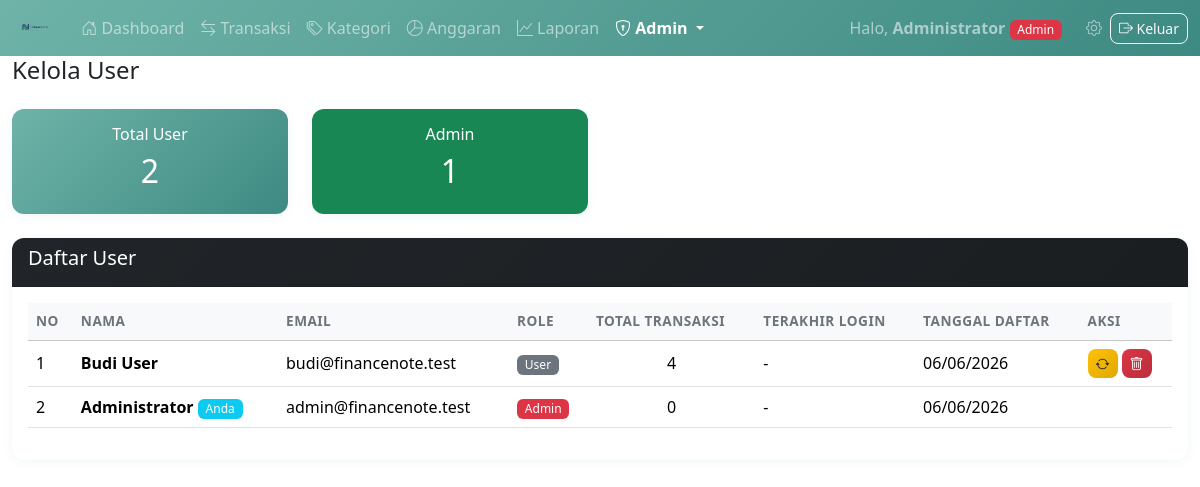
The page /pages/admin/users.php (signed in) on the database its author committed.
### tables this page shows
CREATE TABLE users (
    id                  INT AUTO_INCREMENT PRIMARY KEY,
    nama_lengkap        VARCHAR(100) NOT NULL,
    email               VARCHAR(100) NOT NULL UNIQUE,
    password            VARCHAR(255) NOT NULL,
    role                VARCHAR(20) DEFAULT 'user',
    mata_uang_default   VARCHAR(10) DEFAULT 'IDR',
    foto_profil         VARCHAR(255) NULL,
    tanggal_daftar      DATETIME DEFAULT CURRENT_TIMESTAMP,
    terakhir_login      DATETIME NULL
);

### pages/admin/users.php (the view, shortened to what this page needs)
<?php
require_once '../../includes/header.php';
require_once '../../includes/navbar.php';
$stmt = $pdo->query("
    SELECT u.*,
           COUNT(t.id) as total_transaksi
    FROM users u
    LEFT JOIN transaksi t ON t.user_id = u.id
    GROUP BY u.id
    ORDER BY u.tanggal_daftar DESC
");
$users = $stmt->fetchAll();
?>
<div class="container-fluid">
    <div class="d-flex justify-content-between align-items-center mb-3">
        <h4>Kelola User</h4>
    </div>
    <div class="row mb-4">
        <div class="col-md-3">
            <div class="card bg-primary text-white">
                <div class="card-body text-center">
                    <h6>Total User</h6>
                    <h2><?= count($users) ?></h2>
                </div>
            </div>
        </div>
        <div class="col-md-3">
            <div class="card bg-success text-white">
                <div class="card-body text-center">
                    <h6>Admin</h6>
                    <h2><?= count(array_filter($users, fn($u) => ($u['role'] ?? 'user') === 'admin')) ?></h2>
                </div>
            </div>
        </div>
    </div>
    <div class="card">
        <div class="card-header bg-dark text-white">
            <h5>Daftar User</h5>
        </div>
        <div class="card-body table-responsive">
            <table class="table table-hover align-middle">
                <thead class="table-light">
                    <tr>
                        <th>No</th>
                        <th>Nama</th>
                        <th>Email</th>
                        <th>Role</th>
                        <th>Total Transaksi</th>
                        <th>Terakhir Login</th>
                        <th>Tanggal Daftar</th>
                        <th>Aksi</th>
                    </tr>
                </thead>
                <tbody>
                    <?php if (empty($users)): ?>
                    <tr><td colspan="8" class="text-center text-muted py-3">Belum ada user.</td></tr>
                    <?php else: $no = 1; foreach ($users as $u): ?>
                    <tr>
                        <td><?= $no++ ?></td>
                        <td>
                            <strong><?= htmlspecialchars($u['nama_lengkap']) ?></strong>
                            <?php if ($u['id'] == $_SESSION['user_id']): ?>
                            <span class="badge bg-info">Anda</span>
                            <?php endif; ?>
                        </td>
                        <td><?= htmlspecialchars($u['email']) ?></td>
                        <td>
                            <span class="badge bg-<?= ($u['role'] ?? 'user') === 'admin' ? 'danger' : 'secondary' ?>">
                                <?= ucfirst($u['role'] ?? 'user') ?>
                            </span>
                        </td>
                        <td class="text-center"><?= $u['total_transaksi'] ?></td>
                        <td><?= $u['terakhir_login'] ? date('d/m/Y H:i', strtotime($u['terakhir_login'])) : '-' ?></td>
                        <td><?= date('d/m/Y', strtotime($u['tanggal_daftar'])) ?></td>
                        <td>
                            <?php if ($u['id'] != $_SESSION['user_id']): ?>
                            <div class="d-flex gap-1">
                                <form action="../../proses/proses-admin.php" method="POST" class="d-inline">
                                    <button type="submit" name="toggle_role" class="btn btn-warning btn-sm" title="Ganti Role">
                                        <i class="bi bi-arrow-repeat"></i>
                                    </button>
                                </form>
                                <button type="button" class="btn btn-danger btn-sm" data-bs-toggle="modal"
                                        data-bs-target="#deleteUserModal"
                                        data-id="<?= $u['id'] ?>"
                                        data-nama="<?= htmlspecialchars($u['nama_lengkap']) ?>"
                                        title="Hapus User">
                                    <i class="bi bi-trash"></i>
                                </button>
                            </div>
                            <?php endif; ?>
                        </td>
                    </tr>
                    <?php endforeach; endif; ?>
                </tbody>
            </table>
        </div>
    </div>
</div>
<?php require_once '../../includes/footer.php'; ?>

### assets/css/style.css (style rules this page uses)
.bg-primary { background: linear-gradient(135deg, #6fb3a8 0%, #3d8a82 100%) !important; }
.card { border: none; box-shadow: 0 2px 12px rgba(16, 112, 160, 0.06); border-radius: 12px; transition: box-shadow 0.2s; }
.card-header { border-radius: 12px 12px 0 0 !important; font-weight: 600; }
.card-header.bg-dark { background: linear-gradient(135deg, #212529, #1a1e21) !important; }
.table th { font-weight: 600; font-size: 0.85rem; text-transform: uppercase; letter-spacing: 0.5px; color: #6c757d; }
.table td { vertical-align: middle; }
.btn { border-radius: 8px; font-weight: 500; transition: all 0.2s; }
.btn-danger { background: linear-gradient(135deg, #dc3545, #bb2d3b); border: none; }
.btn-warning { background: linear-gradient(135deg, #ffc107, #e0a800); border: none; color: #212529; }
.badge { font-weight: 500; padding: 0.35em 0.65em; border-radius: 6px; }

### rows shown on the page
users: nama_lengkap "Budi User", email "budi@financenote.test", role "User", total_transaksi "4", tanggal_daftar "06/06/2026"
users: nama_lengkap "Administrator", shows "Anda", email "admin@financenote.test", role "Admin", total_transaksi "0", tanggal_daftar "06/06/2026"

### other values the page prints
$_SESSION['nama_lengkap'] "Administrator"
$current_role "Admin"
count($users) "2"
